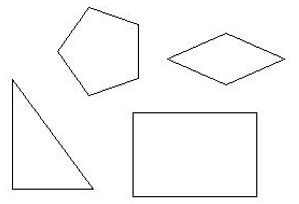
#> input picture PJ-regression/L7/实践代码-机器视觉-1-code/鏈哄櫒瑙嗚-1-code/fig/Harris_1.jpg, 299 x 204 px
$ python Harris.py
#> lines starting #> are read from the running program, lines starting #| are printed output that depends on the picture; after the words box and inside, x2 and y2 are one past the last pixel; in counts of white or black regions, pixels touching at a corner belong together
import cv2
import numpy as np
import os
from os import path

img_dir = "./fig" # 读取图像路径
save_dir = "./result" # 保存图像路径
os.makedirs(save_dir, exist_ok=True)
image_name = "Harris_1.jpg" # 读取图像名称，默认会同名保存到save路径中，可以按照需求自己修改

img = cv2.imread(path.join(img_dir,image_name))
#> img is the input picture: shape (204, 299, 3); min 0, max 255, mean 248.7
gray = cv2.cvtColor(img, cv2.COLOR_BGR2GRAY) # 需要转换为灰度图
gray = np.float32(gray)
# 这三个参数即为本次探索参数，主要探索前两个，具体见ppt
dst = cv2.cornerHarris(gray,3,5,0.04)
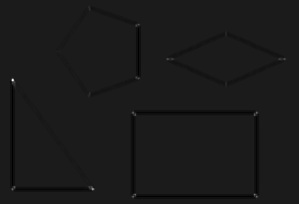
#> dst: shape (204, 299) float32; min -1.28e+09, max 1.06e+10, mean -37147040; drawn with min black and max white
img[dst>0.01 * dst.max()] = [0, 0, 255] # 检测到的角点画红色
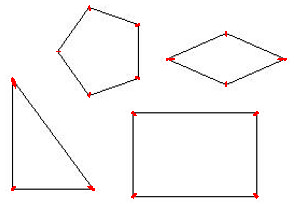
#> img: shape (204, 299, 3); 0.46% of pixels changed, all inside (x1, y1, x2, y2) = (11, 5, 287, 199)

cv2.imshow('corners', img)
cv2.imwrite(path.join(save_dir,image_name), img)
cv2.waitKey()
cv2.destroyAllWindows()

$ run again, with PJ-regression/L7/实践代码-机器视觉-1-code/鏈哄櫒瑙嗚-1-code/fig/Harris_3.jpg copied over PJ-regression/L7/实践代码-机器视觉-1-code/鏈哄櫒瑙嗚-1-code/fig/Harris_1.jpg
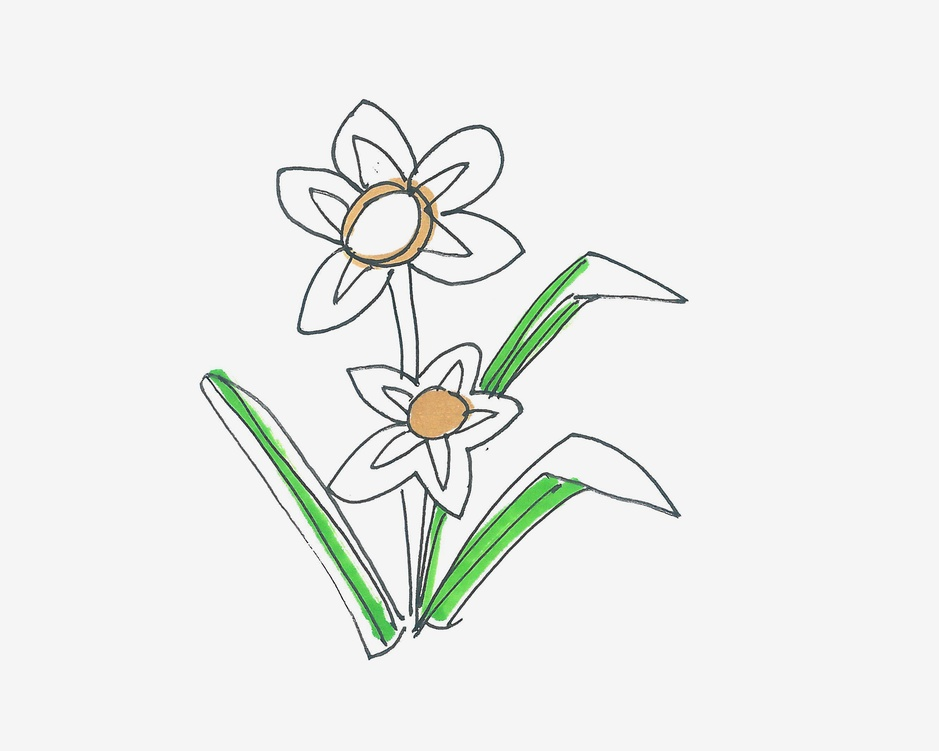
#> input picture PJ-regression/L7/实践代码-机器视觉-1-code/鏈哄櫒瑙嗚-1-code/fig/Harris_3.jpg, 939 x 751 px, shrunk from 2500 x 2000 before the run
#> img is the input picture: shape (751, 939, 3); mean B, G, R 236.3, 238.6, 236.8
#> `dst = cv2.cornerHarris(gray,3,5,0.04)`:
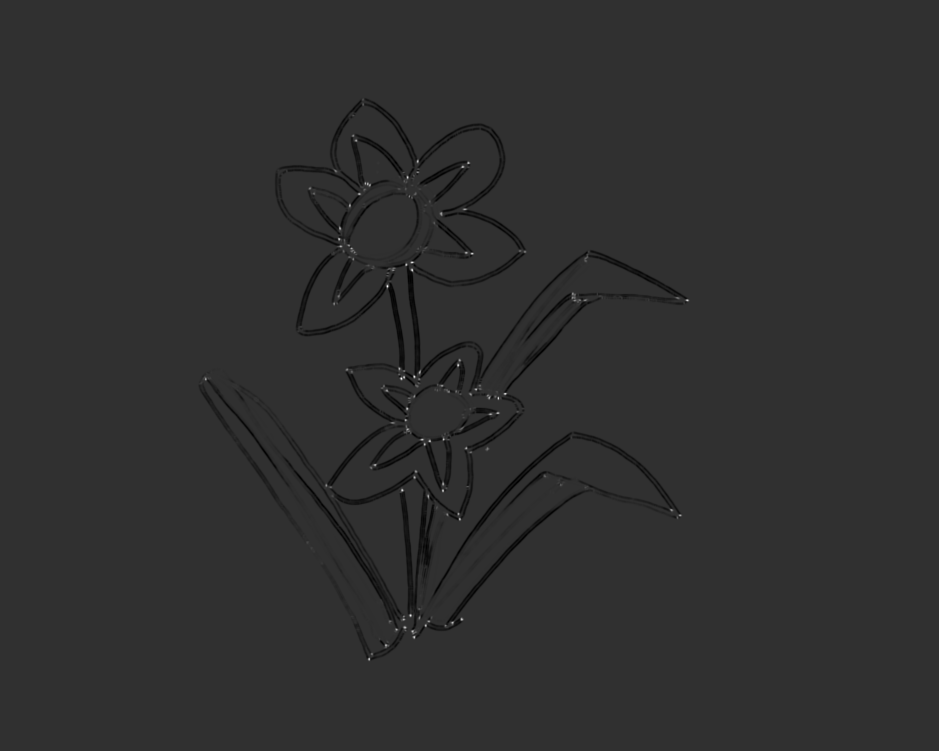
#> dst: shape (751, 939) float32; min -1.68e+09, max 7.2e+09, mean -30730982; drawn with min black and max white
#> `img[dst>0.01 * dst.max()] = [0, 0, 255]`:
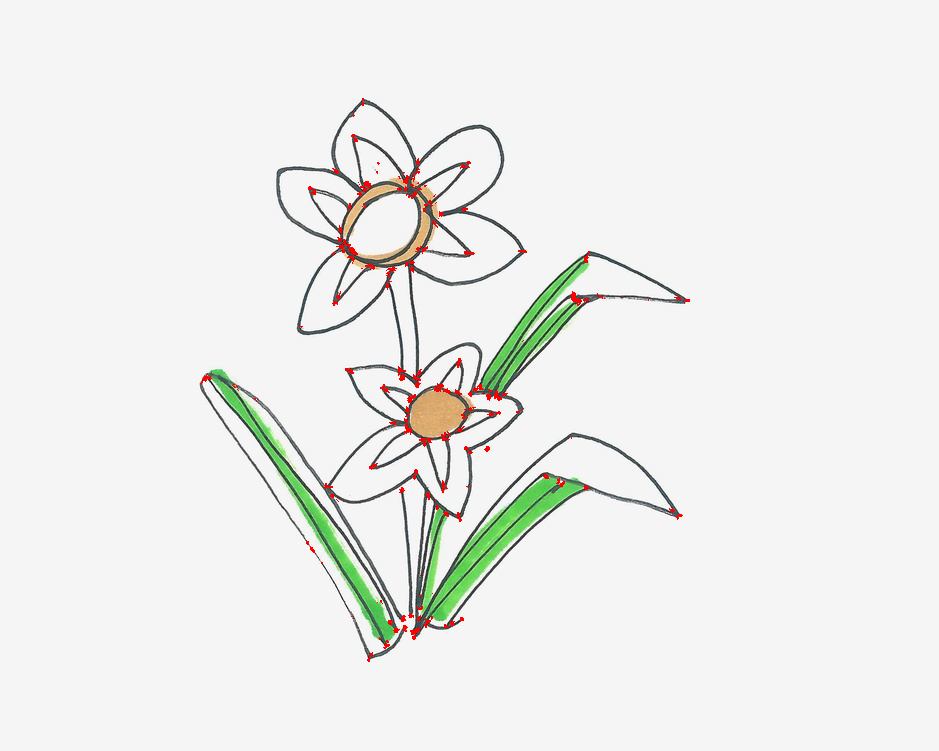
#> img: shape (751, 939, 3); 0.4% of pixels changed, all inside (x1, y1, x2, y2) = (200, 98, 690, 662)

$ run again, with PJ-regression/L7/实践代码-机器视觉-1-code/鏈哄櫒瑙嗚-1-code/fig/Harris_4.jpg copied over PJ-regression/L7/实践代码-机器视觉-1-code/鏈哄櫒瑙嗚-1-code/fig/Harris_1.jpg
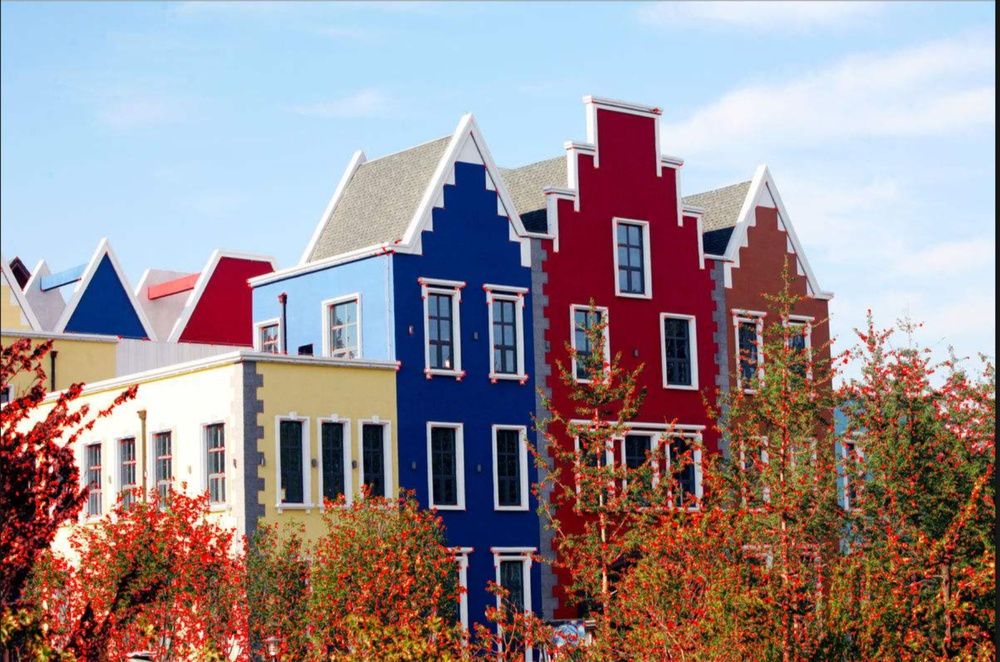
#> input picture PJ-regression/L7/实践代码-机器视觉-1-code/鏈哄櫒瑙嗚-1-code/fig/Harris_4.jpg, 1000 x 662 px, shrunk from 1809 x 1198 before the run
#> img is the input picture: shape (662, 1000, 3); mean B, G, R 143.1, 139, 153
#> `dst = cv2.cornerHarris(gray,3,5,0.04)`:
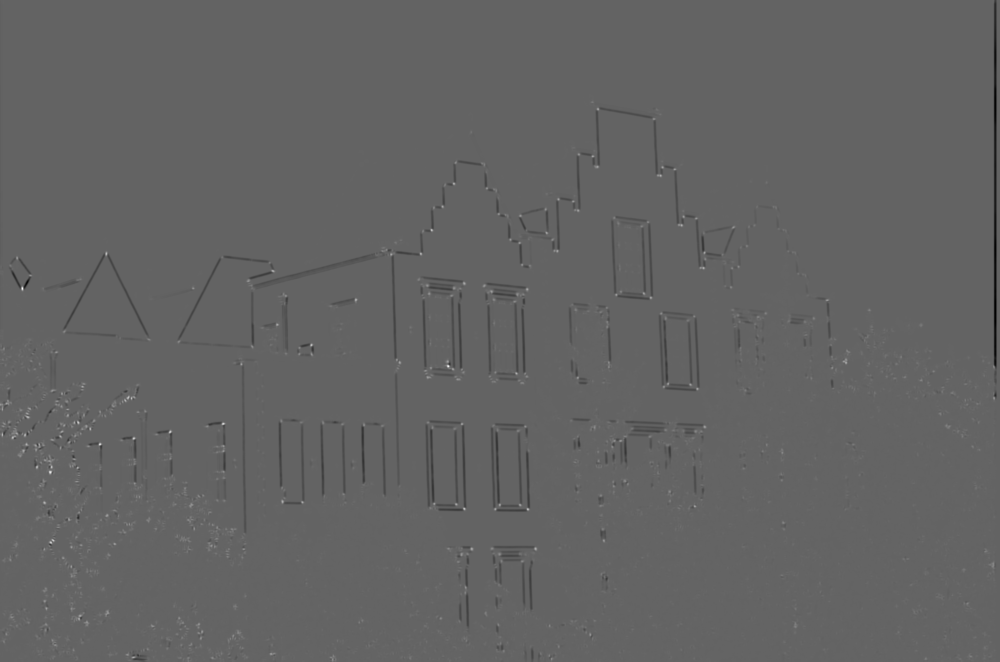
#> dst: shape (662, 1000) float32; min -3.46e+09, max 5.37e+09, mean -12186804; drawn with min black and max white
#> `img[dst>0.01 * dst.max()] = [0, 0, 255]`:
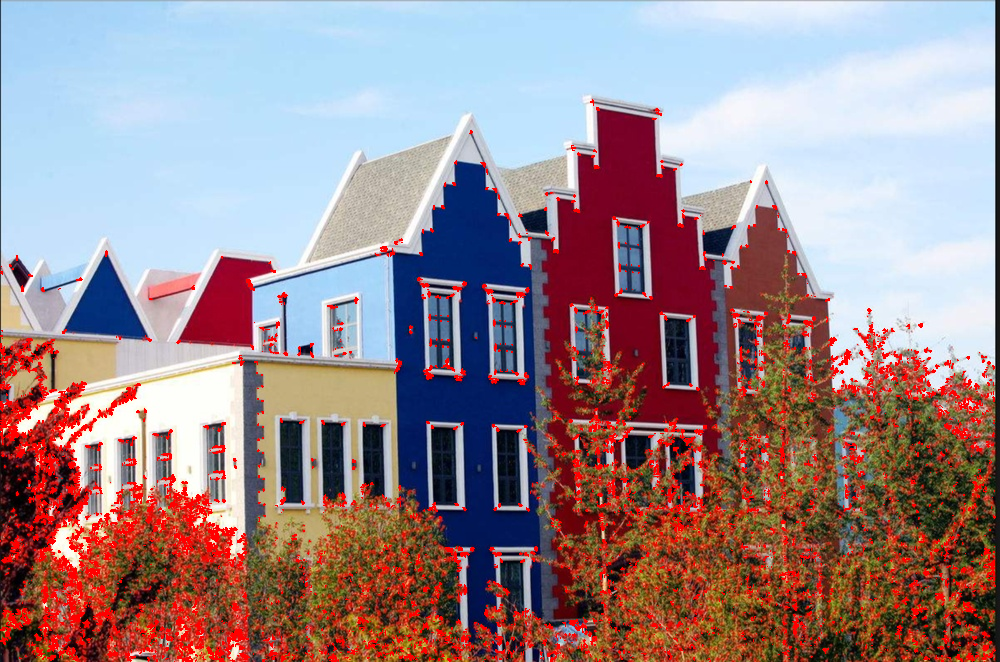
#> img: shape (662, 1000, 3); 4.59% of pixels changed, all inside (x1, y1, x2, y2) = (0, 99, 996, 662)
